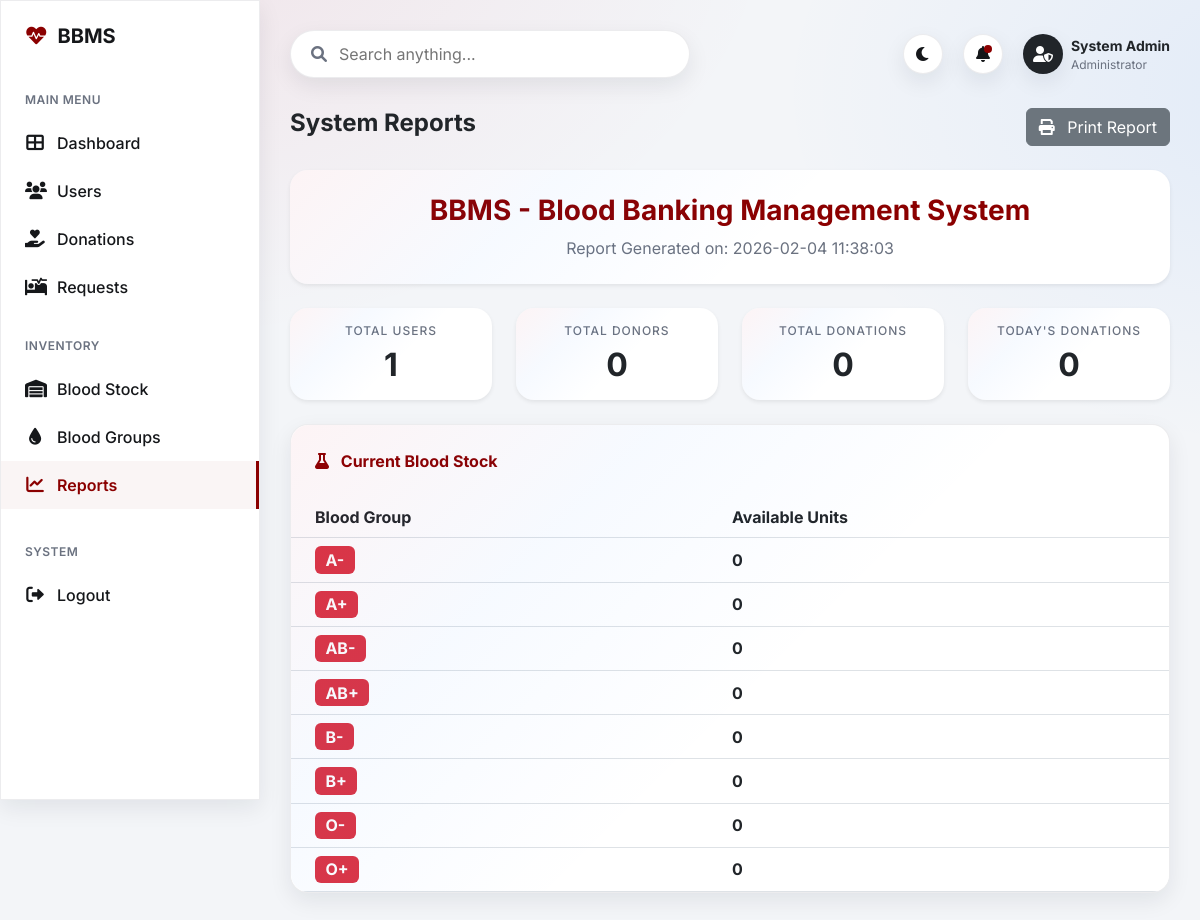
Page /admin/dashboard.php?page=reports (signed in) on the committed database.
### tables this page shows
CREATE TABLE `blood_store` (
  `id` int(11) NOT NULL AUTO_INCREMENT,
  `blood_group_id` int(11) NOT NULL,
  `available_units` int(11) NOT NULL DEFAULT 0,
  `updated_at` timestamp NOT NULL DEFAULT current_timestamp() ON UPDATE current_timestamp(),
  PRIMARY KEY (`id`),
  KEY `blood_group_id` (`blood_group_id`),
  CONSTRAINT `fk_store_blood_group` FOREIGN KEY (`blood_group_id`) REFERENCES `blood_groups` (`id`) ON DELETE CASCADE
);

CREATE TABLE `blood_groups` (
  `id` int(11) NOT NULL AUTO_INCREMENT,
  `group_name` varchar(5) NOT NULL,
  `created_at` timestamp NOT NULL DEFAULT current_timestamp(),
  PRIMARY KEY (`id`),
  UNIQUE KEY `group_name` (`group_name`)
);

### admin/views/reports_view.php (the view)
<?php
$stock = $pdo->query("SELECT bs.available_units, bg.group_name FROM blood_store bs JOIN blood_groups bg ON bs.blood_group_id = bg.id")->fetchAll();
$donations_total = $pdo->query("SELECT COUNT(*) FROM donations WHERE status='approved'")->fetchColumn();
$donations_today = $pdo->query("SELECT COUNT(*) FROM donations WHERE status='approved' AND DATE(approved_at) = CURDATE()")->fetchColumn();
$users_total = $pdo->query("SELECT COUNT(*) FROM users")->fetchColumn();
$donors_total = $pdo->query("SELECT COUNT(*) FROM users WHERE user_type='donor'")->fetchColumn();
?>
<div class="d-flex justify-content-between align-items-center mb-4">
    <h4 class="fw-bold text-dark">System Reports</h4>
    <button onclick="window.print();" class="btn btn-secondary"><i class="fas fa-print me-2"></i> Print
        Report</button>
</div>
<div class="row mb-4">
    <div class="col-md-12">
        <div class="card p-4 border-0 shadow-sm text-center card-custom">
            <h3 class="fw-bold text-primary-custom">
                <?php echo defined('APP_NAME') ? APP_NAME : 'BBMS'; ?>
            </h3>
            <p class="text-muted mb-0">Report Generated on:
                <?php echo date('Y-m-d H:i:s'); ?>
            </p>
        </div>
    </div>
</div>
<div class="row g-4 mb-4">
    <div class="col-md-3">
        <div class="card p-3 border-0 shadow-sm text-center card-custom h-100">
            <h6 class="text-muted text-uppercase mb-2" style="font-size:0.75rem; letter-spacing:1px;">Total
                Users</h6>
            <h2 class="fw-bold text-dark mb-0">
                <?php echo $users_total; ?>
            </h2>
        </div>
    </div>
    <div class="col-md-3">
        <div class="card p-3 border-0 shadow-sm text-center card-custom h-100">
            <h6 class="text-muted text-uppercase mb-2" style="font-size:0.75rem; letter-spacing:1px;">Total
                Donors</h6>
            <h2 class="fw-bold text-dark mb-0">
                <?php echo $donors_total; ?>
            </h2>
        </div>
    </div>
    <div class="col-md-3">
        <div class="card p-3 border-0 shadow-sm text-center card-custom h-100">
            <h6 class="text-muted text-uppercase mb-2" style="font-size:0.75rem; letter-spacing:1px;">Total
                Donations</h6>
            <h2 class="fw-bold text-dark mb-0">
                <?php echo $donations_total; ?>
            </h2>
        </div>
    </div>
    <div class="col-md-3">
        <div class="card p-3 border-0 shadow-sm text-center card-custom h-100">
            <h6 class="text-muted text-uppercase mb-2" style="font-size:0.75rem; letter-spacing:1px;">Today's
                Donations</h6>
            <h2 class="fw-bold text-dark mb-0">
                <?php echo $donations_today; ?>
            </h2>
        </div>
    </div>
</div>
<div class="card card-custom">
    <div class="card-header card-header-custom border-0">
        <i class="fas fa-flask me-2"></i> Current Blood Stock
    </div>
    <div class="card-body p-0">
        <div class="table-responsive">
            <table class="table table-hover align-middle mb-0">
                <thead class="bg-light">
                    <tr>
                        <th class="ps-4">Blood Group</th>
                        <th>Available Units</th>
                    </tr>
                </thead>
                <tbody>
                    <?php foreach ($stock as $s): ?>
                        <tr>
                            <td class="ps-4">
                                <span class="badge bg-danger fs-6">
                                    <?php echo htmlspecialchars($s['group_name']); ?>
                                </span>
                            </td>
                            <td class="fw-bold text-dark">
                                <?php echo $s['available_units']; ?>
                            </td>
                        </tr>
                    <?php endforeach; ?>
                </tbody>
            </table>
        </div>
    </div>
</div>

### assets/css/style.css (style rules this page uses)
:root { --primary-color: #D20F2E; --primary-hover: #b00c26; --text-dark: #0D0D0D; --bg-light: #F6F7FB; --white: #FFFFFF; --card-radius: 16px; }
body { font-family: 'Inter', sans-serif; background-color: var(--bg-light); color: var(--text-dark); }
.card-custom { background-color: var(--white); border: none; border-radius: var(--card-radius); box-shadow: 0 4px 12px rgba(0, 0, 0, 0.05); transition: transform 0.2s, box-shadow 0.2s; }
.card-header-custom { background-color: transparent; border-bottom: 1px solid #f0f0f0; padding: 1.5rem; font-weight: 700; color: var(--primary-color); }
.text-primary-custom { color: var(--primary-color) !important; }
:root { --primary-color: #8B0000; --primary-light: #ab0000; --text-dark: #1F1F1F; --text-muted: #6C757D; --bg-light: #F4F6F9; --white: #FFFFFF; --sidebar-width: 260px; --header-height: 70px; --card-radius: 12px; }
body { background-color: var(--bg-light); font-family: 'Inter', sans-serif; }
:root { --bg: #f3f5f8; --surface: #ffffff; --surface-2: #f7f8fb; --text: #15171a; --muted: #6b7280; --border: rgba(15, 23, 42, 0.08); --shadow-soft: 0 8px 22px rgba(15, 23, 42, 0.08); --shadow-strong: 0 16px 36px rgba(15, 23, 42, 0.12); --accent: #8B0000; --accent-2: #D20F2E; --card-radius: 18px; }
body { background: radial-gradient(1200px 800px at 10% -10%, rgba(210, 15, 46, 0.08), transparent 55%), radial-gradient(900px 600px at 110% 10%, rgba(13, 110, 253, 0.08), transparent 60%), var(--bg); color: var(--text); }
.sidebar, .search-bar, .icon-btn, .card-custom, .stat-card, .chart-card { background: var(--surface); border: 1px solid var(--border); box-shadow: var(--shadow-soft); }
.card-custom, .stat-card, .chart-card { position: relative; overflow: hidden; }
.card-custom::after, .stat-card::after, .chart-card::after { content: ""; position: absolute; inset: 0; border-radius: inherit; pointer-events: none; background: linear-gradient(135deg, rgba(210, 15, 46, 0.08), rgba(13, 110, 253, 0.06), transparent 55%); opacity: 0.6; }
.stat-label, .nav-label, .text-muted { color: var(--muted) !important; }

### rows in the picture
blood_store: blood_group.group_name "A-", available_units "0"
blood_store: blood_group.group_name "A+", available_units "0"
blood_store: blood_group.group_name "AB-", available_units "0"
blood_store: blood_group.group_name "AB+", available_units "0"
blood_store: blood_group.group_name "B-", available_units "0"
blood_store: blood_group.group_name "B+", available_units "0"
blood_store: blood_group.group_name "O-", available_units "0"
blood_store: blood_group.group_name "O+", available_units "0"

### other values in the picture
$admin_name "System Admin"
APP_NAME "BBMS - Blood Banking Management System"
$users_total "1"
$donors_total "0"
$donations_total "0"
$donations_today "0"
